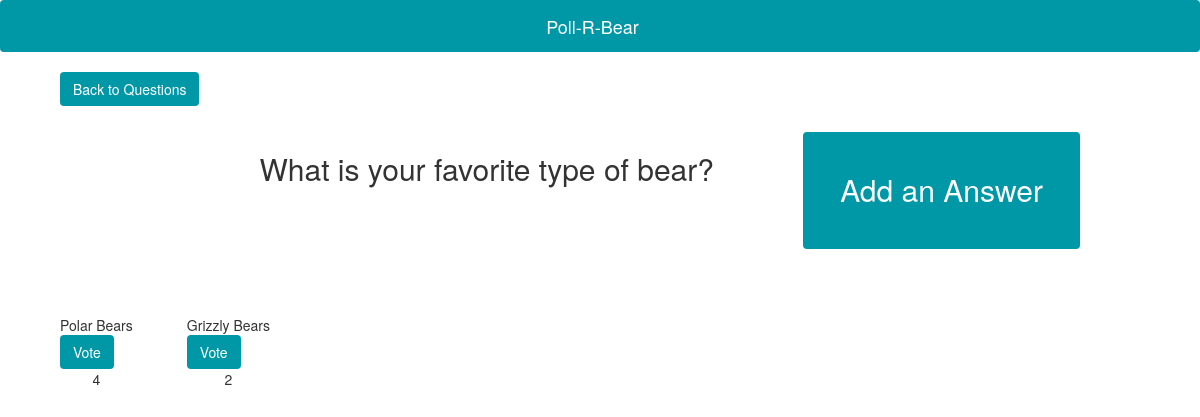
/question/1, run on an earlier commit of the app's database.
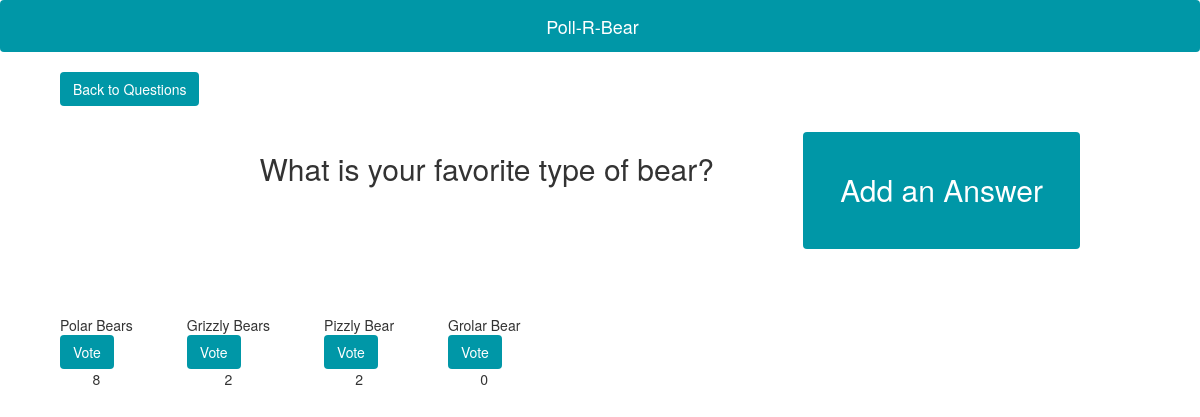
And on a later commit of the database.
### Poll_R_Bear/models.py (models this page shows, shortened)
class Answer(models.Model):
	question = models.ForeignKey(Question, on_delete=models.CASCADE)
	text = models.CharField(max_length=200)
	upvotes = models.IntegerField(default=0)

### Poll_R_Bear/views.py (the view)
# urls.py: url(r'^question/(?P<question_id>[0-9]+)$', bear_views.question, name="question"),
def question(request, question_id):
	question = Question.objects.get(id=question_id)
	answers = Answer.objects.filter(question=question).order_by('-upvotes')
	context = {'question': question,
				'answers': answers }
	return render(request, 'question.html', context)

### Poll_R_Bear/models.py (called while the page is built)
	def __str__(self):
		return self.text

### Poll_R_Bear/Templates/question.html (shortened to what this page needs)
<html>
<head>
	{% load static %}
	<link rel="stylesheet" href="https://maxcdn.bootstrapcdn.com/bootstrap/3.3.7/css/bootstrap.min.css"/>
	<link rel="stylesheet" type="text/css" href="{% static 'style.css' %}"/>
</head>
<body>
	<nav class="navbar navbar-fixed">
		<div class="container-fluid">
			<div class="navbar-header">
				<div class="navbar-brand" href="#">Poll-R-Bear
				</div>
			</div>
		</div>
	</nav>
	<a href='/index/'>
		<button class="btn btn-bear back"> Back to Questions </button>
	</a>
	<button type="button" class="btn btn-bear btn-fancy" id="answerCreate" data-toggle="modal" data-target="#create-answer">
		Add an Answer
	</button>
	<h2 class="question-title">
		{{ question }}
	</h2>
	<div class="answer-wrapper">
		{% for answer in answers %}
		<div class="answer">
			<p>{{answer.text}}</p>
			<button class="btn btn-bear" onclick="upvote({{answer.id}})">Vote</button>
			<p id="{{answer.id}}">{{answer.upvotes}}</p>
		</div>
    	{% endfor %}
	</div>
</body>
</html>

What changed in the data, as far as the page shows it:
changed Answer "Polar Bears": upvotes "4" → "8"
added Answer: text "Pizzly Bear", upvotes "2"
added Answer: text "Grolar Bear", upvotes "0"
